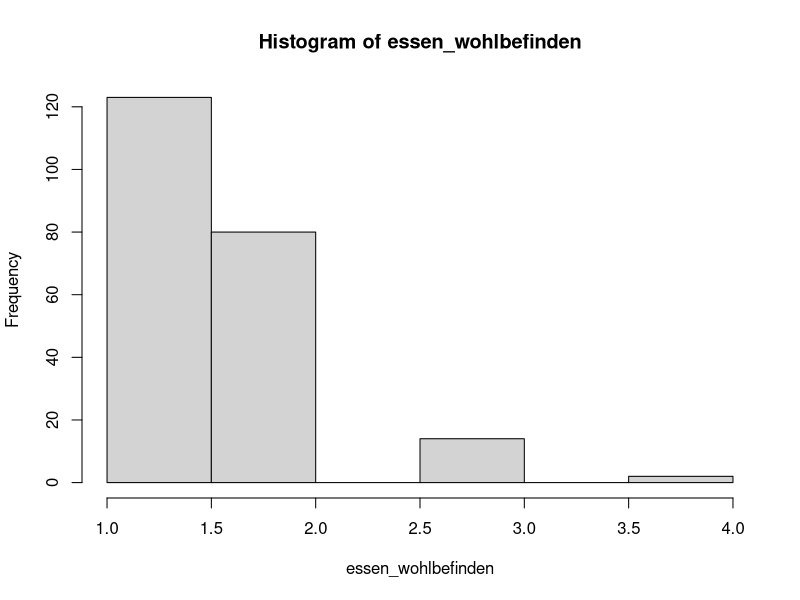
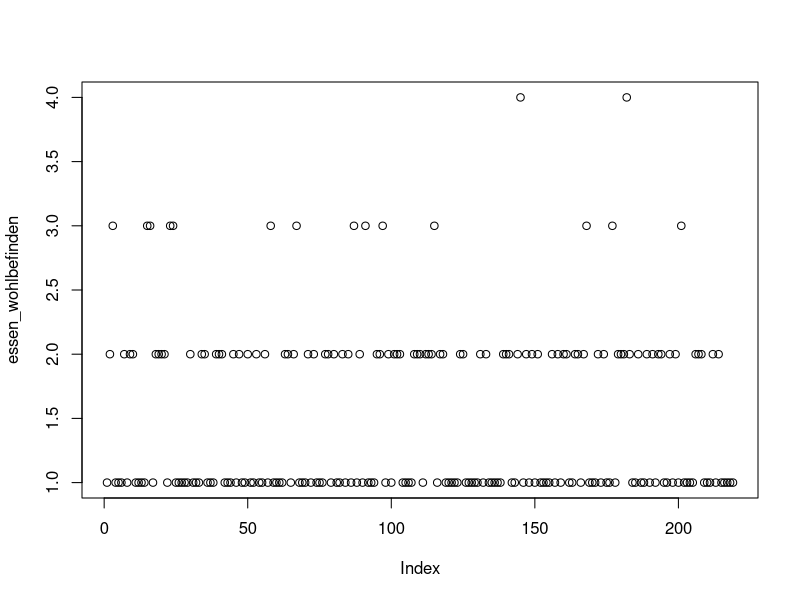
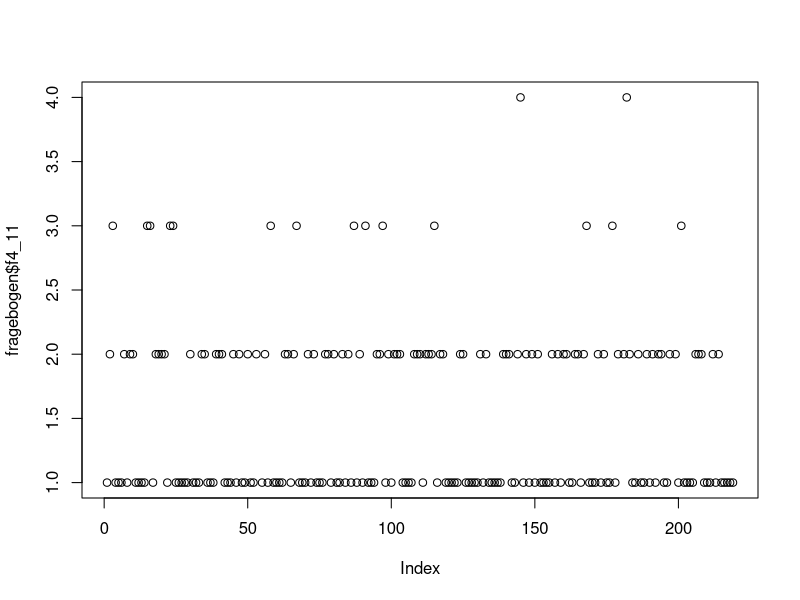
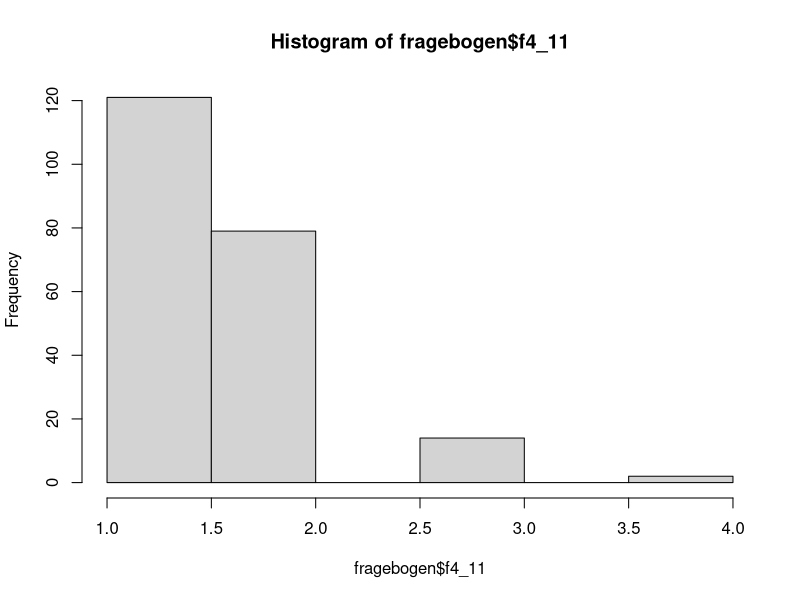

The R script that drew these images, in order:
## ---- chunk 1
install.packages('tidyverse')
library(tidyverse)

install.packages('dplyr')
library(dplyr)

install.packages('data.table')
library(data.table)

## ---- chunk 2
fragebogen = read.csv('fallstudie.csv')

sum(is.na(fragebogen))

str(fragebogen)

head(fragebogen)
## ---- chunk 3

contains_any_na = sapply(fragebogen, function(x) any(is.na(x)))
column_names_na = names(fragebogen)[contains_any_na]

## df das anzeigt wie viel Prozent NA pro Spalte vorhanden sind
perc_na = sapply(fragebogen, function(x) sum(is.na(x))/count(fragebogen))
perc_na = as.data.frame(perc_na)
perc_na
## ---- chunk 4

#drop von den Text Daten

fragebogendt<-as.data.table(fragebogen)
fragebogenneu<-fragebogendt[,grep("txt",colnames(fragebogendt))]
fragebogenneu
numericfragebogen<-fragebogen[-fragebogenneu]


num1 = numericfragebogen[-129]
num2<-num1[-1:-2]
num3<-num2[-127]
num4<-num3[-122]
num5<-num4[-100]

# drop von denen dessen Normierung nicht 1-7 ist
num6 <- num5
num6$f1 <- NULL
num6 <- select(num5, -(f20:f26))
num6 <- select(num6, -(f11_2:f13_3))
num6$f2 <- NULL
num6 <- select(num6, -(f8:f11_1))

# NEUER NAME: df mit ausschließlich ordinalen Skalierung mit der gleichen Normierung von 1-7
sc_1_7_fragebogen = num6


## ---- chunk 5

install.packages('VIM')
library(VIM)

install.packages('class')
library(class)

# skalierung von 1-7 in einem df sc_1_7_fragebogen als knn_fragebogen gespeichert um fehlende Werte durch KNN zu ermitteln (Imputation)
knn_fragebogen = kNN(sc_1_7_fragebogen)

# zusätzlichen Spalten, die durch den algo knn erstellt wurden, droppen 
knn_fragebogen = select(knn_fragebogen, -(f3_1_imp:f19_10_imp))
knn_fragebogen = select(knn_fragebogen, -(f1_imp))

# double check ob auch wirklich alle NA's imputiert wurden
sum(is.na(knn_fragebogen))

# test ob Imputation statistisch erfolgreich




## ---- chunk 6
essen_wohlbefinden = knn_fragebogen$f4_11

# Ergebnis: Daten sind NICHT normalverteilt ?! 
shapiro.test(essen_wohlbefinden) 
hist(essen_wohlbefinden)

#Plot

plot(essen_wohlbefinden)

# Zum visuellen Vergleich wie gut KNN Algo funkt hat
plot(fragebogen$f4_11)
hist(fragebogen$f4_11)

# Modalwert von den 14 verschiedenen Einflüssen Angeboten vergleichen 


# df aus den Werte machen und plotten 
